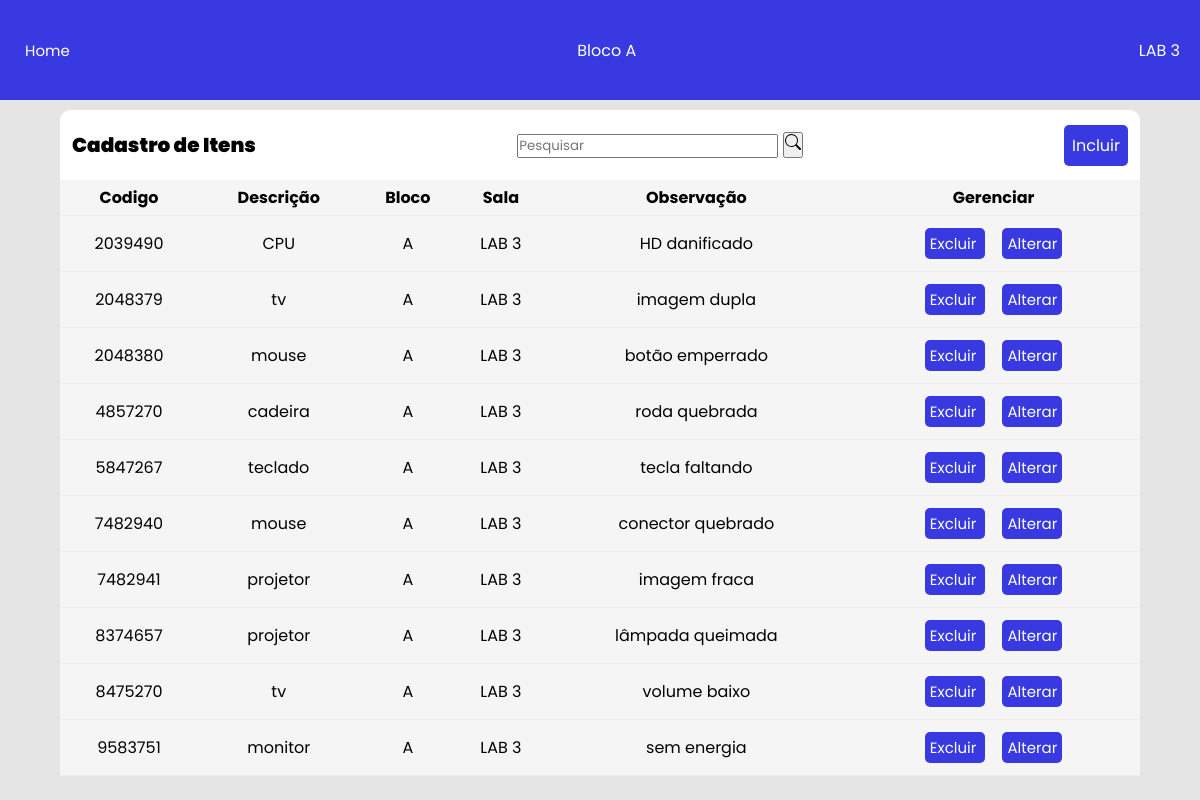
Screenshot of /exibir_admin.php?bloco=A&lab=LAB 3 with the database file from the repository.
### tables this page shows
CREATE TABLE tb_item (
	codigo_patrimonio INT NOT NULL,
	descricao  VARCHAR(30),
	bloco  VARCHAR(30),
	sala VARCHAR(30),
	observacao VARCHAR(255),
	PRIMARY KEY(codigo_patrimonio)
);

### exibir_admin.php (the view, shortened to what this page needs)
<?php
$data = "";
include_once "conexao.php";
if (!empty($_GET['bloco'])) {
  $bloco_label = @$_GET['bloco'];
  $lab_label = @$_GET['lab'];
}
if (!empty($_GET['search'])) {
  $data = $_GET['search'];
  $sql = "SELECT * FROM tb_item WHERE (codigo_patrimonio LIKE '%$data%' or descricao LIKE '%$data%' or observacao LIKE '%$data%') AND (bloco = '" . $_SESSION["blocoL"] . "' AND sala = '" . $_SESSION["labL"] . "') ORDER BY codigo_patrimonio DESC";
} else {
  $sql = "SELECT * FROM tb_item ORDER BY codigo_patrimonio WHERE bloco = '" . $_SESSION["blocoL"] . "' AND sala = '" . $_SESSION["labL"] . "' DESC";
}
?>
<!DOCTYPE html>
<html lang="pt-br">
<head>
  <link rel="stylesheet" href="exibir.css">
  <link href='https://unpkg.com/boxicons@2.1.1/css/boxicons.min.css' rel='stylesheet'>
</head>
<body>
  <div class="top-bar">
    <a href="menu_admin.php" class="scale">Home</a>
    <span id="selected-block">Bloco <?php echo $bloco_label; ?></span>
    <span id="selected-lab"><?php echo $lab_label; ?></span>
  </div>
  <div class="container">
  <div class="header">
      <span>Cadastro de Itens</span>
      <div class="box-search">
        <input type="search" class="form-control w-25" placeholder="Pesquisar" id="pesquisar">
        <button onclick="searchData()" class="btns btn-primary" name="btnpesquisar">
        <img src="img/search.svg" class="logos" alt="img search">
        </button>
      </div>
      <button onclick="openModal()" id="new">Incluir</button>
    </div>
    <div class="crud-body">
      <table>
        <thead>
          <tr>
            <th>Codigo</th>
            <th>Descrição</th>
            <th>Bloco</th>
            <th>Sala</th>
            <th>Observação</th>
            <th>Gerenciar</th>
          </tr>
          <?php
          if ($data == "") {
            $sql = "SELECT * FROM tb_item WHERE bloco = '$bloco_label' AND sala = '$lab_label' ORDER BY codigo_patrimonio;";
          }
          $resultado = mysqli_query($conexao, $sql);
          while ($dados = mysqli_fetch_assoc($resultado)) {
            echo '
                     <tr>
                         <td> ' . $dados["codigo_patrimonio"] . '</td>
                         <td>' . $dados["descricao"] . '</td>
                         <td> ' . $dados["bloco"] . '</td>
                         <td> ' . $dados["sala"] . '</td>
                         <td> ' . $dados["observacao"] . '</td>
                         <td class="btnExcluir">
                             <a href="exibir_admin.php?excluir=' . $dados["codigo_patrimonio"] . '&bloco=' . $bloco_label . '&lab=' . $lab_label . '" id="new">
                                  Excluir
                             </a>
                             &nbsp;&nbsp;&nbsp;
                             <a href="exibir_admin.php?alterar=' . $dados["codigo_patrimonio"] . '&bloco=' . $bloco_label . '&lab=' . $lab_label . ' " onclick="openModal2()"  id="new">
                                 Alterar
                             </a>
                         </td>
                     <tr>
                     ';
          }
          ?>
          </tr>
        </thead>
      </table>
    </div>
  </div>
</body>
</html>

### exibir.css (style rules this page uses)
* { margin: 0; padding: 0; box-sizing: border-box; font-family: 'Poppins', sans-serif; }
body { width: 100vw; height: 100vh; display: flex; align-items: center; justify-content: center; background-color: rgba(0,0,0,0.1); }
button { cursor: pointer; }
.container { width: 90%; height: 80%; border-radius: 10px; background: white; }
.header { min-height: 70px; display: flex; align-items: center; justify-content: space-between; margin: auto 12px; }
.header span { font-weight: 900; font-size: 20px; word-break: break-all; }
#new { font-size: 16px; padding: 8px; border-radius: 5px; border: none; color: white; background-color: rgb(57, 57, 226); }
table { width: 100%; border-spacing: 10px; word-break: break-all; border-collapse: collapse; }
thead { background-color: whitesmoke; }
tr { border-bottom: 1px solid rgb(238, 235, 235)!important; }
thead tr th { padding: 5px; text-align: center; margin-bottom: 50px; }
.btnExcluir { padding: 15px; }
thead td { padding: 5px; text-align: center; margin-bottom: 50px; }
.top-bar { background-color: rgb(57, 57, 226); color: white; display: flex; justify-content: space-between; align-items: center; padding: 10px 20px; position: fixed; top: 0; left: 0; width: 100%; height: 100PX; z-index: 999; }
.container { margin-top: 60px; }
.scale { font-size: 16px; padding: 8px; border-radius: 5px; border: none; color: white; cursor: pointer; }
.scale { transition: transform 0.3s ease; }

### exibir_admin.php (style rules this page uses)
a { text-decoration: none; padding: 5px !important; font-size: 15px !important; }

### rows the page displays
tb_item: codigo_patrimonio "2039490", descricao "CPU", bloco "A", sala "LAB 3", observacao "HD danificado"
tb_item: codigo_patrimonio "2048379", descricao "tv", bloco "A", sala "LAB 3", observacao "imagem dupla"
tb_item: codigo_patrimonio "2048380", descricao "mouse", bloco "A", sala "LAB 3", observacao "botão emperrado"
tb_item: codigo_patrimonio "4857270", descricao "cadeira", bloco "A", sala "LAB 3", observacao "roda quebrada"
tb_item: codigo_patrimonio "5847267", descricao "teclado", bloco "A", sala "LAB 3", observacao "tecla faltando"
tb_item: codigo_patrimonio "7482940", descricao "mouse", bloco "A", sala "LAB 3", observacao "conector quebrado"
tb_item: codigo_patrimonio "7482941", descricao "projetor", bloco "A", sala "LAB 3", observacao "imagem fraca"
tb_item: codigo_patrimonio "8374657", descricao "projetor", bloco "A", sala "LAB 3", observacao "lâmpada queimada"
tb_item: codigo_patrimonio "8475270", descricao "tv", bloco "A", sala "LAB 3", observacao "volume baixo"
tb_item: codigo_patrimonio "9583751", descricao "monitor", bloco "A", sala "LAB 3", observacao "sem energia"

### other values shown
$bloco_label "A"
$lab_label "LAB 3"
